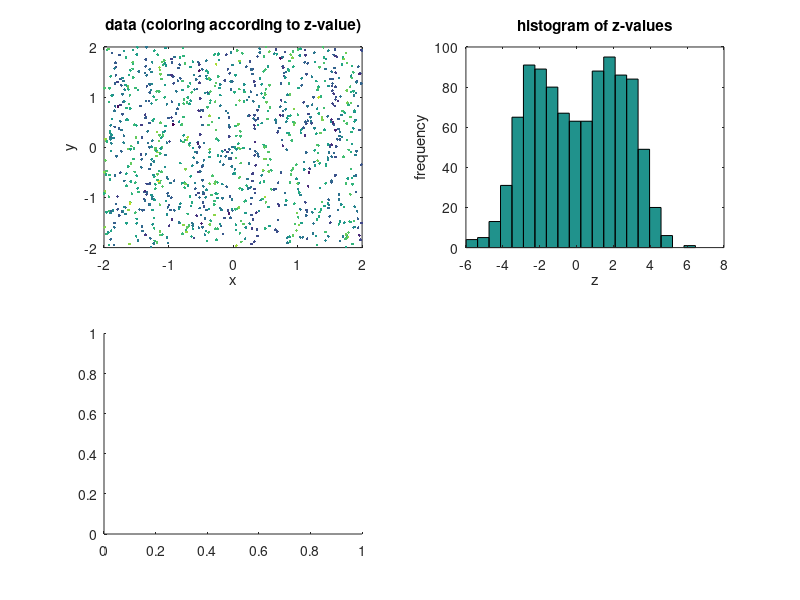

MATLAB code for this plot: (Note: this script raises an error after producing the figure.)
    x = rand(1000,1)*4-2;  
    y = rand(1000,1)*4-2;
    z = 3*sin(x*15)+ randn(size(x));

    subplot(2,2,1)
    scatter(x,y,4,z,'filled'); box on;
    ylabel('y'); xlabel('x')
    title('data (coloring according to z-value)')
    subplot(2,2,2)
    hist(z,20)
    ylabel('frequency'); xlabel('z')
    title('histogram of z-values')
    subplot(2,2,3)
    d = variogram([x y],z,'plotit',true,'nrbins',50);
    title('Isotropic variogram')
    subplot(2,2,4)
    d2 = variogram([x y],z,'plotit',true,'nrbins',50,'anisotropy',true);
    title('Anisotropic variogram')
    
% % Birko starts here :)
% % All Z diffs
% [tmp1 tmp2] = meshgrid(z,z);
% V_mat = abs(tmp1 - tmp2);
% V_mat = V_mat';
% V_mat = (V_mat.^2)*0.5;
% 
% % All Distances
% [tmp1 tmp2] = meshgrid(x,x);
% X_difs = tmp1-tmp2;
% [tmp1 tmp2] = meshgrid(y,y);
% Y_difs = tmp1-tmp2;
% 
% Distances = (X_difs.^2+Y_difs.^2).^0.5;
% 
% % Find lag graph
% my_x = 0.02821:0.0625:2.7;
% my_values = zeros(size(my_x));
% curr_index = 1;
% 
% for lag=my_x
%     indices = find((Distances < lag-0.1) & (Distances < lag+0.1) & (Distances > 0));
%     my_values(curr_index) = sum(V_mat(indices))*(1/(size(indices,1)));
%     curr_index = curr_index+1;
% end
% 
% figure();
% plot(my_x,my_values,'-o');
% xlim([0 2.75])
% ylim([0 8])
% 
% % Plot just Variogram
% figure()
% variogram([x y],z,'plotit',true,'nrbins',50);
% 
